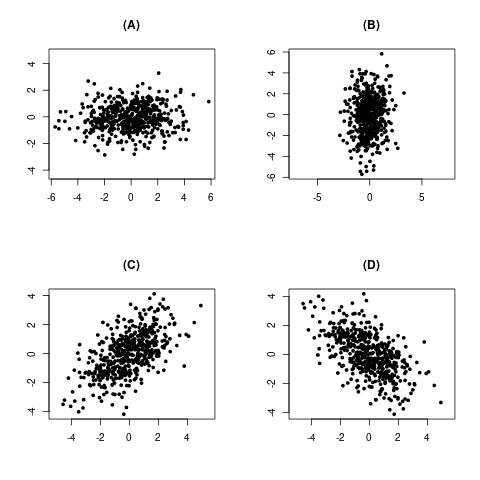

Write R code to recreate this figure.
x = 2*rnorm(500)
y = rnorm(500)
png('covex.png')
par(mfrow=c(2,2))
plot(x,y,xlab='',ylab='',pch=20,asp=1,main='(A)')
plot(y,x,xlab='',ylab='',pch=20,asp=1,main='(B)')
plot((x+y)/sqrt(2),(x-y)/sqrt(2),xlab='',ylab='',pch=20,asp=1,main='(C)')
plot((x+y)/sqrt(2),(y-x)/sqrt(2),xlab='',ylab='',pch=20,asp=1,main='(D)')
dev.off()
